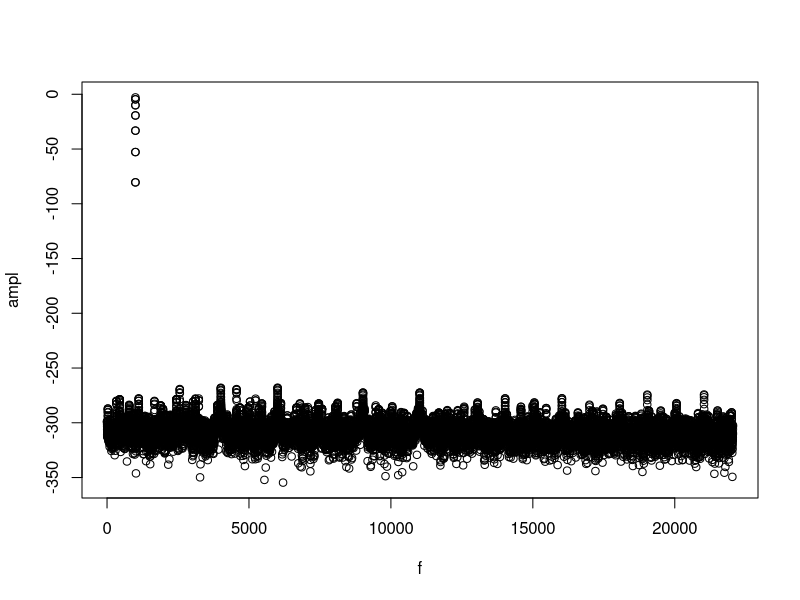
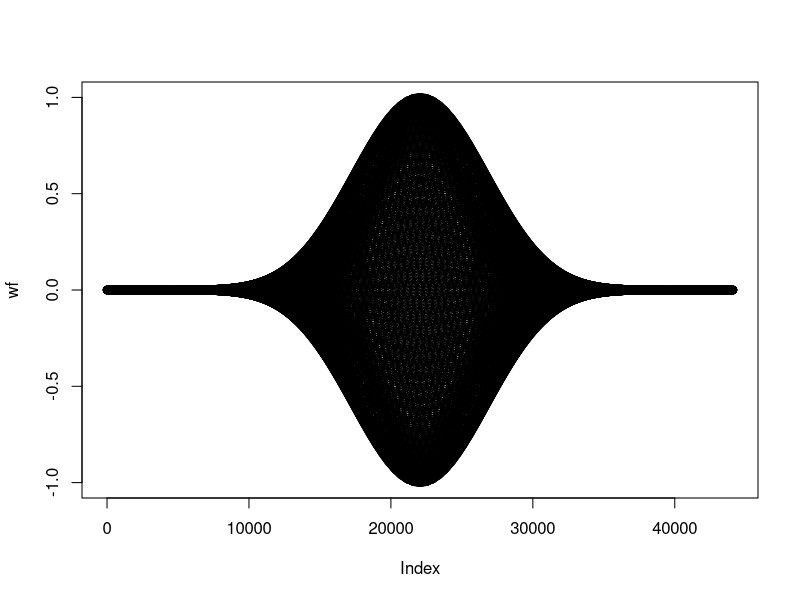
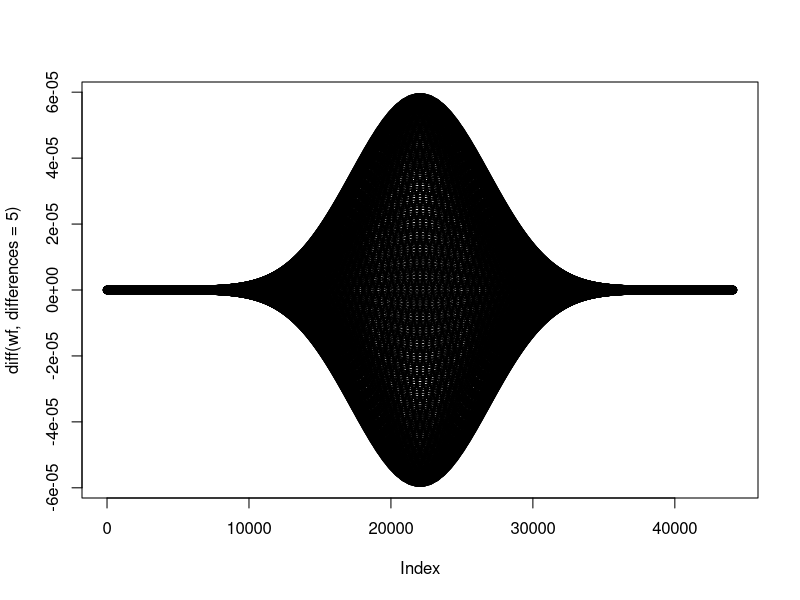

These charts were generated, in order, by the following R code:
t = seq(0, 1, length.out = 44100+1)[-(44100+1)] # 44100 hz sr with 1 sec
wave64 = sin(1000*2*pi*t) # 1000 hz sin wave 
wave64 = array(c(wave64, wave64), c(length(wave64), 2))

# analyze results

blackman_harris <- function(npoints) {
  x <- seq(0, length.out = npoints)
  
  0.35875 - 0.48829*cos(2*pi*x/npoints) + 0.14128*cos(4*pi*x/npoints) - 0.01168*cos(6*pi*x/npoints)
}
blackman_harris(3)

plot_spec <- function(indata, window = TRUE) {
  wf = indata$data
  fs = indata$sr 
  print(sum(wf))
  npoints = length(wf)
  divfact = npoints/2
  if(window) {
    wind = blackman_harris(npoints)
    wf = wf*wind*wind 
    divfact = sum(wind)/2
  }
  print(npoints)
  t = seq(0, npoints/fs, length.out = npoints+1)[-(npoints+1)]
  f = seq(0, fs/2, length.out = floor(npoints/2))
  valfft = stats::fft(wf)
  cut = valfft[1:floor(npoints/2)]
  ampl = 20*log10(abs(cut)/divfact)
  phase = (180/pi)*Arg(cut)
  
  dev.new()
  plot(f, ampl)
  dev.new()
  plot(wf)
  dev.new()
  plot(diff(wf, differences = 5))
}

indata = list(data = wave64[, 1], sr = 44100)
plot_spec(indata)